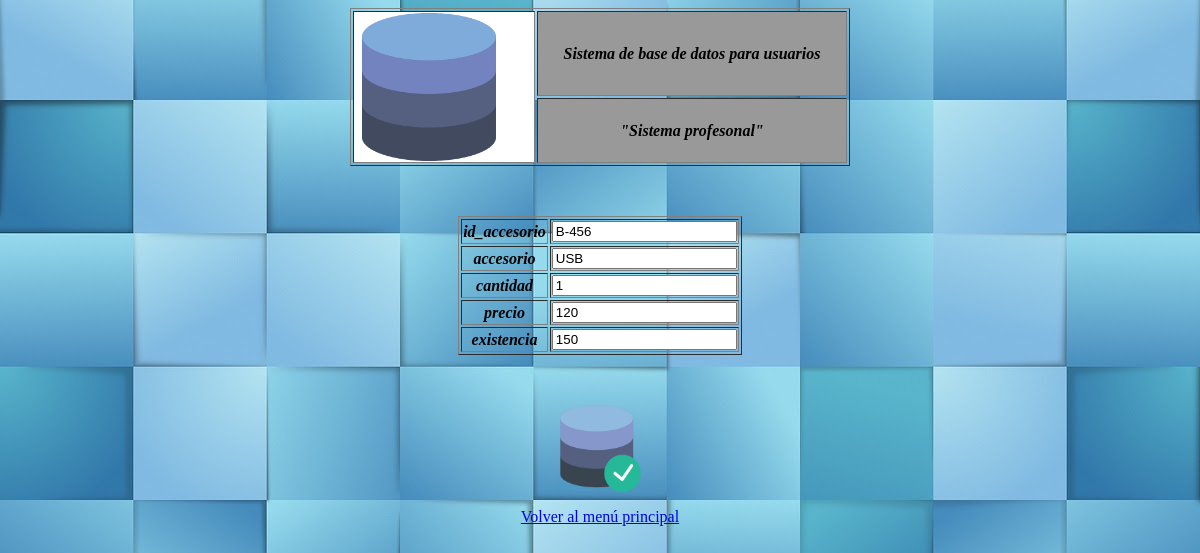
The app's page /encontrado.php?id_accesorio=B-456 with its own data.
### tables this page shows
CREATE TABLE IF NOT EXISTS `elviro_pc` (
  `id_accesorio` varchar(10) NOT NULL,
  `accesorio` varchar(30) NOT NULL,
  `cantidad` int(5) NOT NULL,
  `precio` float NOT NULL,
  `existencia` int(5) NOT NULL,
  PRIMARY KEY (`id_accesorio`)
);

### encontrado.php (the view, shortened to what this page needs)
<?php require_once('Connections/elviro_dominguez.php'); ?>
<?php
if (!function_exists("GetSQLValueString")) {
function GetSQLValueString($theValue, $theType, $theDefinedValue = "", $theNotDefinedValue = "")
{
  $theValue = function_exists("mysql_real_escape_string") ? mysql_real_escape_string($theValue) : mysql_escape_string($theValue);
  switch ($theType) {
    case "text":
      $theValue = ($theValue != "") ? "'" . $theValue . "'" : "NULL";
      break;
  }
  return $theValue;
}
}
$colname_Recordset1 = "-1";
if (isset($_GET['id_accesorio'])) {
  $colname_Recordset1 = $_GET['id_accesorio'];
}
$query_Recordset1 = sprintf("SELECT * FROM elviro_pc WHERE id_accesorio = %s", GetSQLValueString($colname_Recordset1, "text"));
$Recordset1 = mysql_query($query_Recordset1, $elviro_dominguez) or die(mysql_error());
$row_Recordset1 = mysql_fetch_assoc($Recordset1);
?>
<!DOCTYPE html PUBLIC "-//W3C//DTD XHTML 1.0 Transitional//EN" "http://www.w3.org/TR/xhtml1/DTD/xhtml1-transitional.dtd">
<html xmlns="http://www.w3.org/1999/xhtml">
<head>
</head>
<body>
<table width="500" border="1" align="center">
  <tr>
    <td colspan="2" rowspan="2" bgcolor="#FFFFFF"><img src="imagenes/Base de datos.png" alt="" width="148" height="148" /></td>
    <td width="255" height="81" colspan="2" bgcolor="#999999" class="titulo">Sistema de base de datos para usuarios</td>
  </tr>
  <tr>
    <td colspan="2" bgcolor="#999999" class="sistema">&quot;Sistema profesonal&quot;</td>
  </tr>
</table>
<form id="form1" name="form1" method="post" action="">
  <p>&nbsp;</p>
  <table width="200" border="1" align="center">
    <tr>
      <td>id_accesorio</td>
      <td><label for="textfield"></label>
      <input name="textfield" type="text" id="textfield" value="<?php echo $row_Recordset1['id_accesorio']; ?>" /></td>
    </tr>
    <tr>
      <td>accesorio</td>
      <td><input name="textfield2" type="text" id="textfield2" value="<?php echo $row_Recordset1['accesorio']; ?>" /></td>
    </tr>
    <tr>
      <td>cantidad</td>
      <td><input name="textfield3" type="text" id="textfield3" value="<?php echo $row_Recordset1['cantidad']; ?>" /></td>
    </tr>
    <tr>
      <td>precio</td>
      <td><input name="textfield4" type="text" id="textfield4" value="<?php echo $row_Recordset1['precio']; ?>" /></td>
    </tr>
    <tr>
      <td>existencia</td>
      <td><input name="textfield5" type="text" id="textfield5" value="<?php echo $row_Recordset1['existencia']; ?>" /></td>
    </tr>
  </table>
  <p>&nbsp;</p>
</form>
<p class="volver"><a href="index.php"><img src="imagenes/Datos.png" width="85" height="87" /></a></p>
<p class="volver"><a href="index.php">Volver al menú principal</a></p>
<p>&nbsp;</p>
</body>
</html>

### encontrado.php (style rules this page uses)
.sistema { text-align: center; font-weight: bold; font-style: italic; font-family: "Comic Sans MS", cursive; }
.titulo { text-align: center; font-weight: bold; font-style: italic; font-family: "Comic Sans MS", cursive; }
.volver { text-align: center; }
body { background-image: url(imagenes/fondo%20azul.jpg); }
#form1 table tr td { font-family: "Comic Sans MS", cursive; font-style: italic; font-weight: bold; text-align: center; }

### records on screen
elviro_pc: textfield "B-456", textfield2 "USB", textfield3 "1", textfield4 "120", textfield5 "150"
